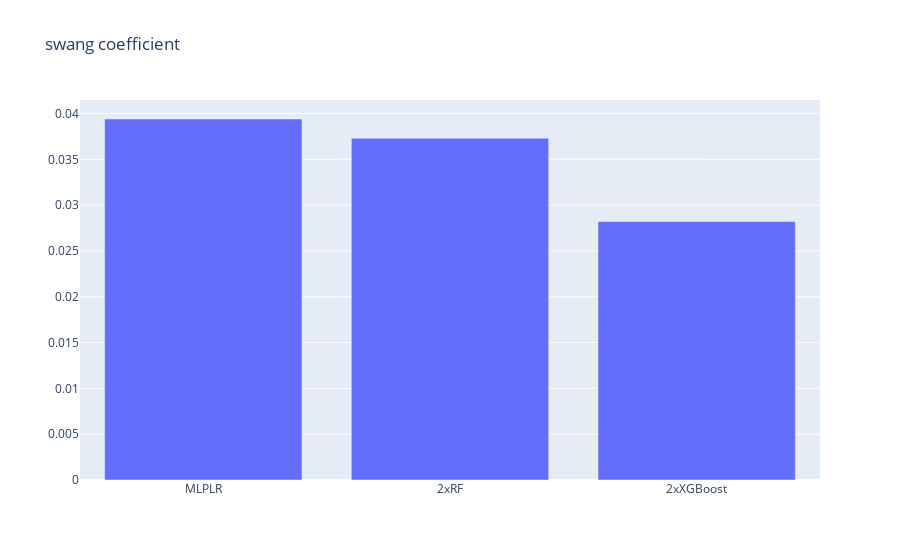

This figure's notebook cell:
### Markdown cell above
##### Plot results for analysis

### Code cell
# plot the results in a stacked bar chart with plotly interactive plot

import plotly.graph_objects as go

fig = go.Figure(data=[
    go.Bar(name='swang_coef', x=cols, y=df['swang_coef'])
])
fig.update_layout(title_text='swang coefficient')
fig.update_layout(barmode='group', xaxis={'categoryorder':'total descending'})
fig.show()

### Figure 1 — Plotly figure (JSON) as saved in the notebook; plotly's stock layout.template omitted (floating-point values rounded to 4 significant figures)
{"data": [{"name": "swang_coef", "type": "bar", "x": ["2xRF", "2xXGBoost", "MLPLR"], "y": [0.0373, 0.0282, 0.0394]}], "layout": {"barmode": "group", "title": {"text": "swang coefficient"}, "xaxis": {"categoryorder": "total descending"}}}
